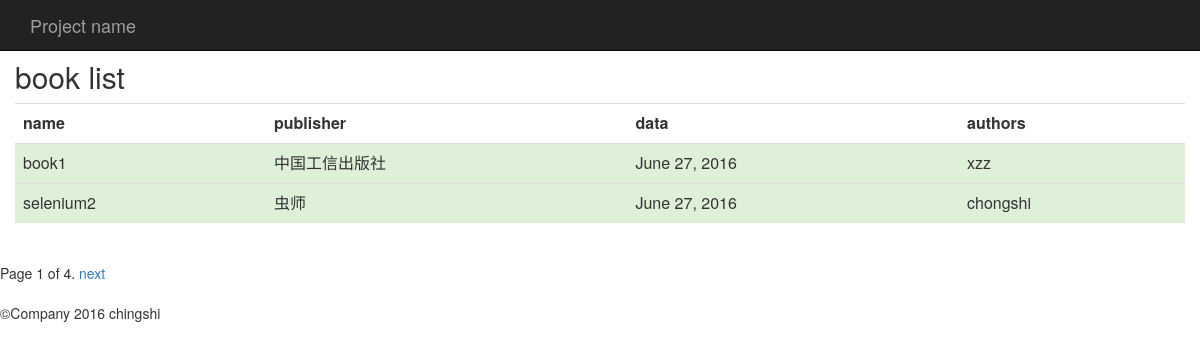
The page /blog/book/ on the database its author committed.
### blog/models.py (models this page shows, shortened)
class Book(models.Model):
	title = models.CharField(max_length=100)
	author = models.ManyToManyField(Author)
	publisher = models.ForeignKey(Publisher)
	publication_date = models.DateField()

class Publisher(models.Model):
	name = models.CharField(max_length=30)
	address = models.CharField(max_length=50)
	city = models.CharField(max_length=60)
	state_province = models.CharField(max_length=30)
	country = models.CharField(max_length=50)
	website = models.URLField()

class  Author(models.Model):
	first_name = models.CharField(max_length=30)
	last_name = models.CharField(max_length=40)
	email = models.EmailField()

### blog/views.py (the view)
def page(request):
	file_list = Book.objects.all()
	paginator = Paginator(file_list,2)
	page = request.GET.get('page')
	try:
		contacts =paginator.page(page)
	except PageNotAnInteger:
		contacts = paginator.page(1)
	except EmptyPage:
		contacts = paginator.page(paginator.num_pages)
	return render_to_response('book.html',{'pages':contacts})

### blog/templates/book.html (shortened to what this page needs)
<html lang='zh-CN'>
	<head>
		{% load bootstrap3 %}
		{% bootstrap_css %}
	</head>
	<body>
		<nav class="navbar navbar-inverse navbar-fixed-top">
			<div class='container'>
				<div class='navbar-header'>
					<a  class='navbar-brand' href="#">Project name</a>
				</div>
			</div>
		</nav>
		<br><br>
		<div class="container">
			<div class="row">
				<h2>book list</h2>
					<table class='table'>
						<th>name</th><th>publisher</th><th>data</th><th>authors</th>
						{% for book in pages %}
						<tr class="success">
							<td>{{ book.title }}</td>
							<td>{{ book.publisher.name }}</td>
							<td>{{ book.publication_date}}</td>
							<td>
								{% for author in book.author.values %}
									{{author.first_name}}
								{% endfor %}
							</td>
						{% endfor %}
						</tr>
					</table>
			</div>
		</div>
		<div class="pagination">
			<span class="step-links">
				<span class="current">
					Page {{ pages.number }} of {{ pages.paginator.num_pages}}.
				</span>
				{% if pages.has_next %}
					<a href="?page={{ pages.next_page_number }}">next</a>
				{% endif %}
			</span>
		</div>
		<footer>
			<p>&copy;Company 2016 chingshi</p>
		</footer>
	</body>
</html>

### rows shown on the page
Book: title "book1", publisher.name "中国工信出版社", publication_date "June 27, 2016"
Author: first_name "xzz"
Book: title "selenium2", publisher.name "虫师", publication_date "June 27, 2016"
Author: first_name "chongshi"

### other values the page prints
{{ pages.number }} "1"
{{ pages.paginator.num_pages }} "4"
